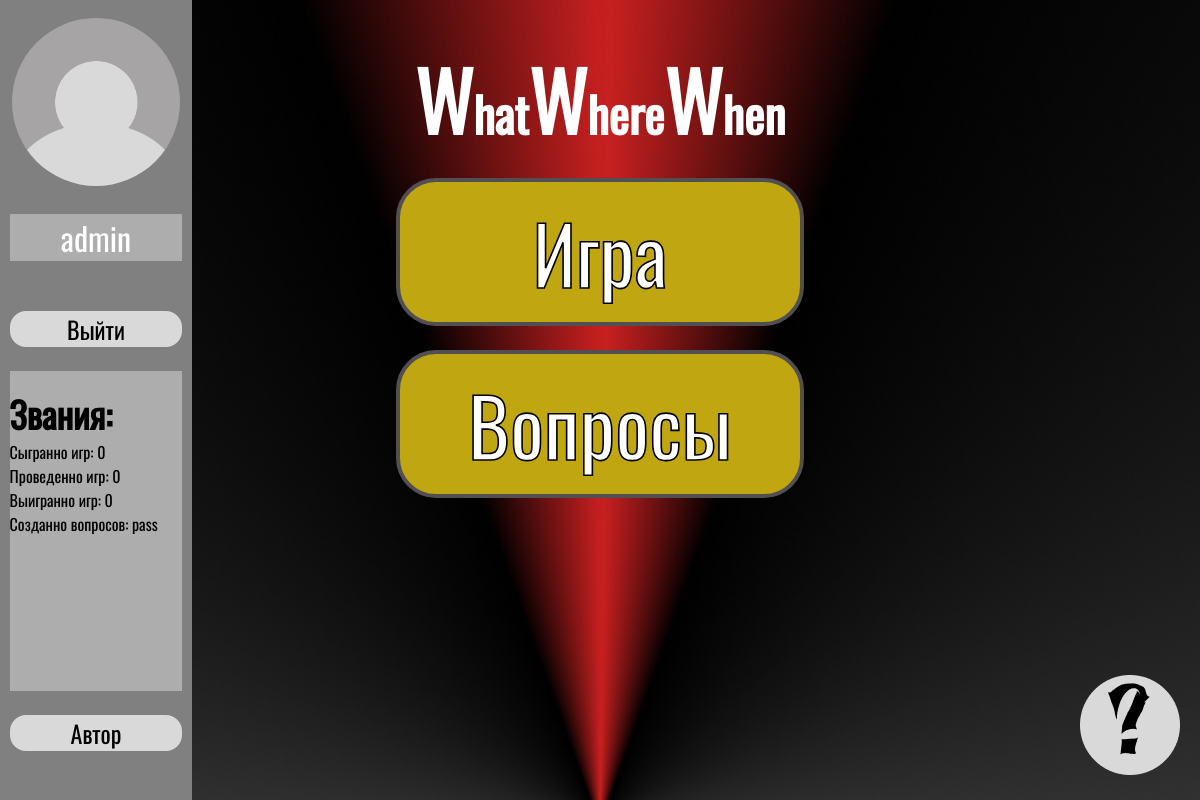
Page / (signed in) on the earlier database version.
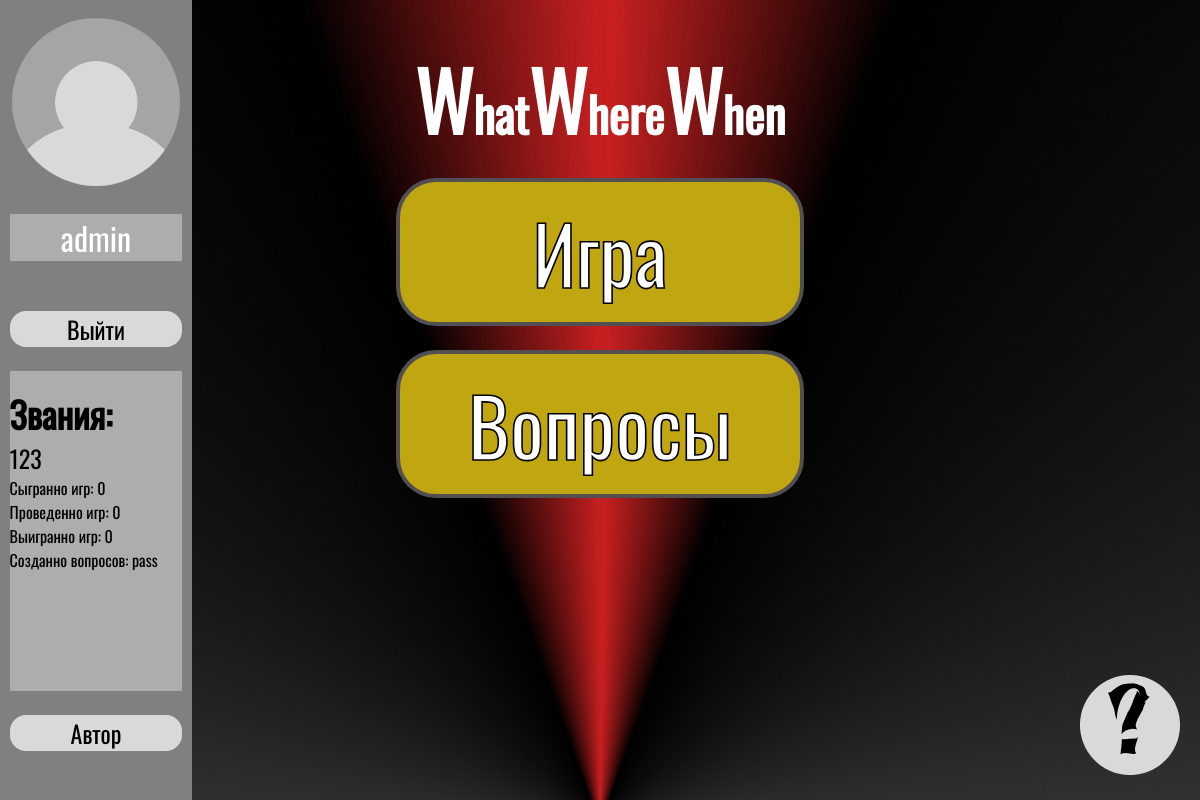
Same page on the later database version.
### registration/models.py (models this page shows, shortened)
class Users_and_Titles(models.Model):
    id = models.BigAutoField(primary_key=True)
    users = models.ForeignKey(Users, on_delete=models.CASCADE, related_name='Users')
    titles_units = models.ForeignKey(Titles, on_delete=models.CASCADE, related_name='Titles')
    class Meta:
        verbose_name = 'Связь'
        verbose_name_plural = 'Связи'

class Titles(models.Model):
    id = models.BigAutoField( primary_key=True)
    titles_name = models.CharField( max_length=50, unique=True)
    titles_description = models.TextField()
    class Meta:
        verbose_name = 'Звание'
        verbose_name_plural = 'Звания'

### registration/views.py (the view)
# urls.py: path('', views.menu, name="Menu"),
def menu(request):
    titles = Titles.objects.all()
    users_and_titles = Users_and_Titles.objects.select_related('users', 'titles_units').all()
    context = {
        'titles': titles,
        'users_and_titles': users_and_titles,
        'user_active': get_active_users(),
        'user_count': Users.objects.count(),
    }
    return render(request, "registration/main_page.html", context)

### registration/def_help.py (called while the page is built)
def get_active_users():
    time_threshold = timezone.now() - timedelta(minutes=5)
    return Users.objects.filter(last_activity__gte=time_threshold).count()

### registration/templates/registration/main_page.html (shortened to what this page needs)
{% load static %}
<!DOCTYPE html>
<html lang="ru">
<head>
    <link rel="stylesheet" href="{% static 'registration/css/main.css' %}">
</head>
<body>
    <div id="profile">
        {% if request.user.is_authenticated %}
            {% if user.picture %}
                <div id="image"><img class="change" id="IMG" alt="Фото профиля" src="{{ user.picture.url }}"></div>
            {% else %}
                <div id="image"><img class="change" id="IMG" alt="Фото профиля" src="{% static 'registration/img/Avatar.png' %}"></div>
            {% endif %}
            <div id="nick_name" class="change dynamic-text">{{user.login}}</div>
            <div id="exit" class="profile_button"><a style="text-decoration: none; color: inherit; color: inherit;" href="{% url 'Log_Out' %}">Выйти</a></div>
            <div id="Rank_scroll" >
                <ul class="achievements_list" style="list-style: none; padding-left:0;">
                    <div id="achievement_name"><b>Звания:</b></div>
                    {% for user_title in users_and_titles %}
                        {% if user.login == user_title.users.login %}
                        <li class="achievement" data-title="{{ user_title.titles_units.titles_description }}">{{ user_title.titles_units.titles_name }}</li>
                        {% endif %}
                    {% endfor %}
                    <li class="line_scroll" id="played_games">Сыгранно игр: {{user.played_games}}</li>
                    <li class="line_scroll" id="leader_games">Проведенно игр: {{user.leader_games}}</li>
                    <li class="line_scroll" id="win_games">Выигранно игр: {{user.win_games}}</li>
                    <li class="line_scroll" id="questions_create">Созданно вопросов: pass</li>
                </ul>
            </div>
            <div id="author" class="profile_button"><a style="text-decoration: none; color: inherit; color: inherit;" href="#">Автор</a></div>
        {% endif %}
    </div>
    <div class="container">
        <h2 id="name"><b class="W">W</b>hat<b class="W">W</b>here<b class="W">W</b>hen</h2>
        <div id="button">
            <div id="game" class="main_button" >Игра</div>
            <div id="questions" class="main_button">Вопросы</div>
        </div>
    </div>
    <div id="hint"><a href="https://translate.yandex.ru/"><img  alt="?" src="{% static 'registration/img/hint.png' %}"></a></div>
</body>
</html>

Differences in the rows shown:
added Users_and_Titles: titles_units.titles_name "123"
